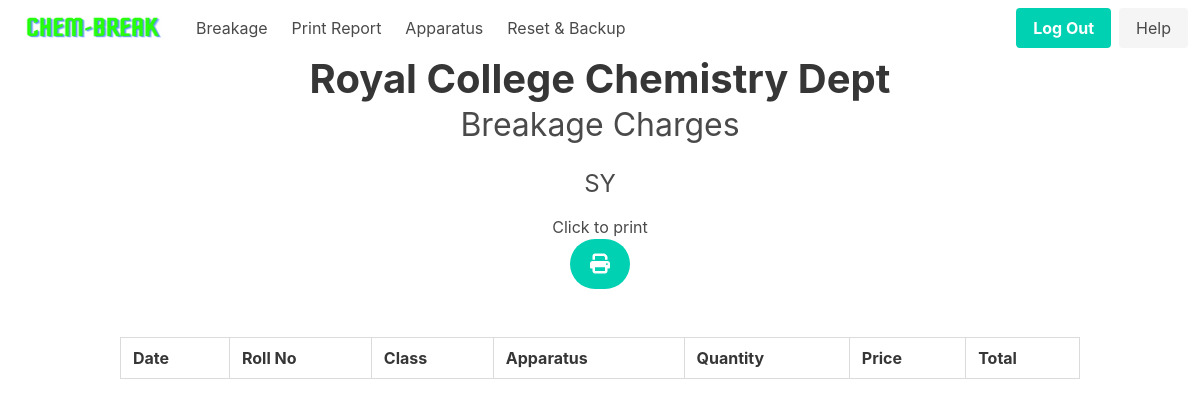
Before: /test/home/records/sy (signed in) with the older database file.
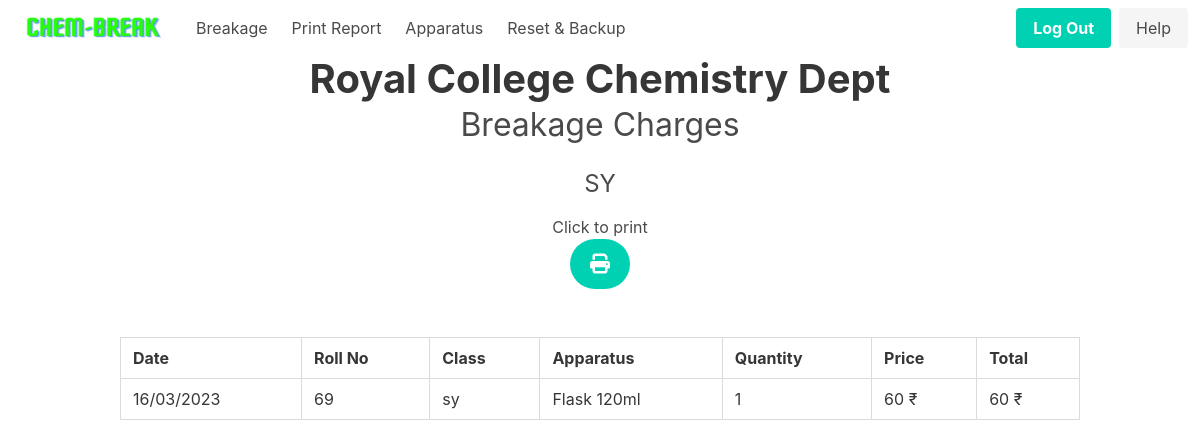
After: the same page with the newer database file.
### app/models.py (models this page shows, shortened)
class Student(db.Model):
    __tablename__ = "student"
    id = db.Column(db.Integer, primary_key=True)
    unique_id = db.Column(db.String(100), unique=True, nullable=False)
    roll_no = db.Column(db.String(10), nullable=False)
    class_ = db.Column(db.String(10), nullable=False)
    section = db.Column(db.String(10), nullable=False, default="Chemistry")
    total_amount = db.relationship('Bank', backref='student', lazy=True)

### app/routes.py (the view)
@main.route("/test/home/records/<string:class_name>")
@login_required
def test_class_records(class_name):
    valid_classes = ['fy', 'sy', 'ty']
    if class_name.lower() not in valid_classes:
        abort(404)
    class_students = Student.query.filter_by(class_=class_name.lower()).all()
    view_records = []
    for student in class_students:
        breakages = Breakage.query.join(Apparatus).filter(
            and_(Breakage.student_unique_id == student.unique_id)).all()
        for breakage in breakages:
            view_record = ViewRecord(
                date=breakage.date.strftime('%d/%m/%Y'),
                roll_no=student.roll_no,
                class_=student.class_,
                section=student.section,
                apparatus=breakage.apparatus.name + " " + breakage.apparatus.size,
                quantity=breakage.quantity,
                price=breakage.apparatus.price,
                total_ammount=breakage.quantity * breakage.apparatus.price
            )
            view_records.append(view_record)
    sorted_records = sorted(view_records, key=lambda x: x.roll_no)
    return render_template('class_records.html', records=sorted_records, class_name=class_name.upper())

### app/__init__.py (called while the page is built)
def create_app(config=None):
    app = Flask(__name__)
    if config:
        app.config.from_object(config)
    db.init_app(app)
    login_manager = LoginManager()
    login_manager.login_view = 'auth.login'
    login_manager.init_app(app)
    with app.app_context():
        from app.models import User, Breakage, Student, Apparatus, Record, Bank
        db.create_all()
    from app.models import User
    @login_manager.user_loader
    def load_user(user_id):
        return User.query.get(int(user_id))
    from .auth import auth as auth_blueprint
    app.register_blueprint(auth_blueprint)
    from .routes import main as main_blueprint
    app.register_blueprint(main_blueprint)
    return app

### app/templates/class_records.html (shortened to what this page needs)
{% extends 'nav_base.html' %}
{% block content %}
<div class="container">
    <div class="columns is-vcentered is-center">
        <div class="column">
            <h1 class="title is-2 has-text-centered has-text-weight-bold">Royal College Chemistry Dept</h1>
            <h2 class="subtitle is-3 has-text-centered">Breakage Charges</h2>
            <h3 class="subtitle is-4 has-text-centered">{{ class_name }}</h3>
        </div>
    </div>
</div>
<div class="has-text-centered no-print mt-4">
    <h2>Click to print</h2>
    <a class="button is-primary is-medium is-rounded is-fixed-bottom-right" href="#"
        onclick="window.print(); return false;">
        <span class="icon">
            <i class="fas fa-print"></i>
        </span>
    </a>
</div>
<div class="container mt-6">
    <table class="table is-bordered is-striped is-hoverable is-fullwidth">
        <thead>
            <tr>
                <th>Date</th>
                <th>Roll No</th>
                <th>Class</th>
                <th>Apparatus</th>
                <th>Quantity</th>
                <th>Price</th>
                <th>Total</th>
            </tr>
        </thead>
        <tbody>
            {% for record in records %}
            <tr>
                <td>{{ record.date }}</td>
                <td>{{ record.roll_no }}</td>
                <td>{{ record.class_ }}</td>
                <td>{{ record.apparatus }}</td>
                <td>{{ record.quantity }}</td>
                <td>{{ record.price }} ₹</td>
                <td>{{ record.total_ammount }} ₹</td>
            </tr>
            {% endfor %}
        </tbody>
    </table>
</div>
{% endblock %}

Changed rows visible on the page:
added Student: date "16/03/2023", roll_no "69", class_ "sy", apparatus "Flask 120ml", quantity "1", price "60", total_ammount "60"
